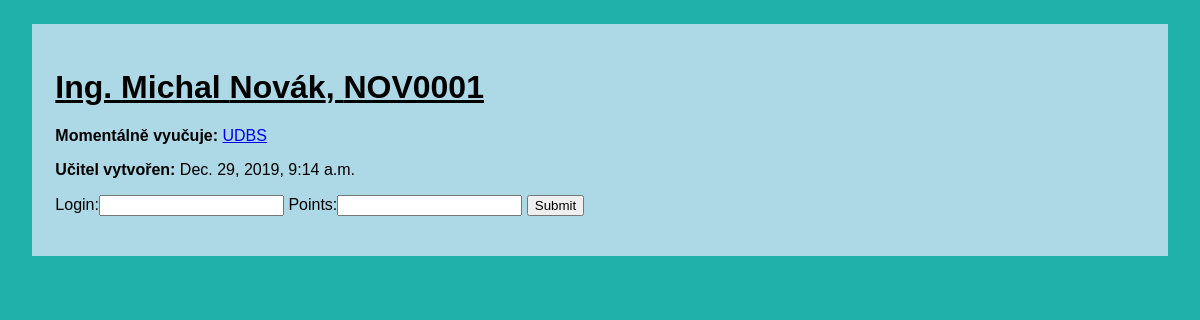
The page /teacher/2 on the database its author committed.
### grading/models.py (models this page shows, shortened)
class Teacher(models.Model):
    login = models.CharField(max_length=7, unique=True, null=False)
    password = models.CharField(max_length=100, null=False)
    degree = models.CharField(max_length=100, null=True)
    name = models.CharField(max_length=25, null=False)
    surname = models.CharField(max_length=700, null=False)
    created_at = models.DateTimeField(auto_now_add=True)
    def get_subjects(self):
        return self.subjects.all()

class Subject(models.Model):
    subject_code = models.CharField(max_length=20, null=False, unique=True)
    title = models.CharField(max_length=200, null=False)
    description = models.TextField(max_length=2000, null=False)
    min_points = models.IntegerField(null=False)
    created_at = models.DateField(auto_now_add=True)
    teacher = models.ForeignKey(Teacher, related_name='subjects', on_delete=models.SET_NULL, null=True)
    def __str__(self):
        return self.subject_code

### grading/views.py (the view)
# urls.py: path('teacher/<int:teacher_id>', views.teacher, name="teacher"),
def teacher(request, teacher_id):
    if request.method == 'POST':
        form = AddPointsToStudentForm(request.POST)
        if form.is_valid():
            stud = get_object_or_404(Student, login=form.cleaned_data['login'])
            new_points = stud.points + form.cleaned_data['points']
            Student.objects.filter(id=stud.id).update(points=new_points)
    else:
        form = AddPointsToStudentForm()
    return render(request, 'grading/teacher.html', {'teacher' : get_object_or_404(Teacher, id=teacher_id), 'form' : form})

### grading/forms.py
class AddPointsToStudentForm(forms.Form):
    login = forms.CharField(label="Login", max_length=7)
    points = forms.IntegerField(label="Points")

### grading/templates/grading/teacher.html (shortened to what this page needs)
<body>
    <div id=main>
        <h1><u>{{ teacher.degree }} {{ teacher.name }} {{ teacher.surname }}, {{teacher.login}}</u></h1>
        <div id=info>
            <p>
                <strong>Momentálně vyučuje: </strong>
                {% for subject in teacher.get_subjects %}
                <a href="{% url 'grading:subject_details' subject.id %}">{{ subject }}</a>
                {% endfor %}
            </p>
            <p>
                <strong>Učitel vytvořen:</strong>
                {{teacher.created_at}}
            </p>
        </div>
        <div id=form_div>
            <form action="/teacher/{{teacher.id}}" method="POST">
                {{ form }}
                <input type = "submit" value="Submit">
            </form>
        </div>
    </div>
</body>

### grading/templates/grading/teacher.html (style rules this page uses)
body { font-family:Arial, Helvetica, sans-serif; background-color:lightseagreen; }
#main { background-color:lightblue; padding: 2%; margin: 2%; }

### rows shown on the page
Teacher: degree "Ing.", name "Michal", surname "Novák", login "NOV0001", created_at "Dec. 29, 2019, 9:14 a.m."
Subject: subject_code "UDBS"
